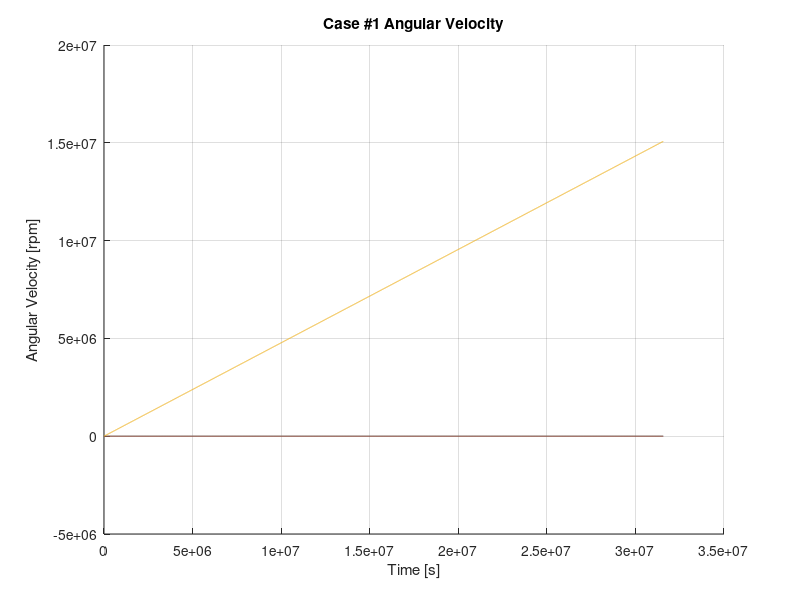

Write MATLAB code to recreate this figure.
%{
    Title: Test Case #1 for SCUBED-ADACS model
    Author: James Parkus
    Date: 12/03/19
    Purpose: Test the trend of hand-calcs for Case #1 of the SCUBED-ADACS
    model. 
%}
clc
clear

%% Constants
T_EHO = 365.256363004*86400; % [s]

Mx = 10^-11;
My = Mx;
Mz = Mx;
M_SRP = 10^-4;

I = 2*10^-3;

omega_x = 2*pi/T_EHO;
i = 1;
for t = 0:10000:3.157*10^7

    omega_1(i) = Mx/I*t;
    omega_2(i) = Mz/(I*omega_x)*(1 - cos(omega_x*t)) - Mx/(I*omega_x)*sin(omega_x*t);
    omega_3(i) = Mx/(I*omega_x)*(1 - cos(omega_x*t)) + M_SRP*t/I + Mz/(I*omega_x)*sin(omega_x*t);
    time(i) = t;
    i = i + 1;
    
end

%% Plotting

figure()
hold on
plot(time,omega_1*(60/(2*pi)));
plot(time,omega_2*(60/(2*pi)));
plot(time,omega_3*(60/(2*pi)));
title('Case #1 Angular Velocity');
xlabel('Time [s]');
ylabel('Angular Velocity [rpm]');
grid on
hold off













